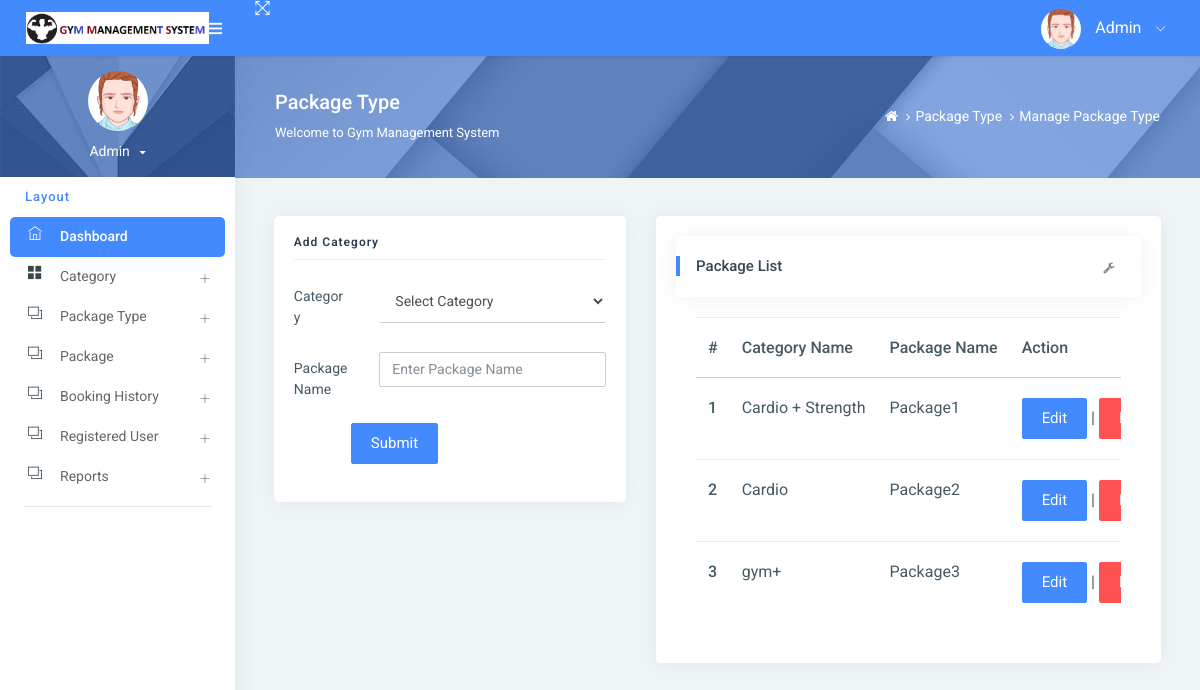
/managePackageType/ (signed in), run on the app's committed database.
### gym/models.py (models this page shows, shortened)
class Packagetype(models.Model):
    category = models.ForeignKey(Category, on_delete=models.CASCADE, null=True)
    packagename = models.CharField(max_length=200, null=True)
    creationdate = models.DateTimeField(auto_now_add=True)

class Category(models.Model):
    categoryname = models.CharField(max_length=200, null=True)
    status = models.CharField(max_length=300, null=True)
    creationdate = models.DateTimeField(auto_now_add=True)

### gym/views.py (the view)
# urls.py: path('managePackageType/', managePackageType, name='managePackageType'),
def managePackageType(request):
    if not request.user.is_authenticated:
        return redirect('admin_login')
    package = Packagetype.objects.all()
    category = Category.objects.all()
    try:
        if request.method == "POST":
            cid = request.POST['category']
            categoryid = Category.objects.get(id=cid)
            packagename = request.POST['packagename']
            try:
                Packagetype.objects.create(
                    category=categoryid, packagename=packagename)
                error = "no"
            except:
                error = "yes"
    except:
        pass
    return render(request, 'admin/managePackageType.html', locals())

### gym/templates/admin/managePackageType.html (shortened to what this page needs)
{% extends 'admin_base.html' %}
{% load static %}
{% block main %}
<div class="page-header">
    <div class="page-block">
        <div class="row align-items-center">
            <div class="col-md-8">
                <div class="page-header-title">
                    <h5 class="m-b-10">Package Type</h5>
                    <p class="m-b-0">Welcome to Gym Management System</p>
                </div>
            </div>
            <div class="col-md-4">
                <ul class="breadcrumb-title">
                    <li class="breadcrumb-item">
                        <a href="{% url 'admin_home' %}"> <i class="fa fa-home"></i> </a>
                    </li>
                    <li class="breadcrumb-item"><a href="">Package Type</a>
                    </li>
                    <li class="breadcrumb-item"><a href="">Manage Package Type</a>
                    </li>
                </ul>
            </div>
        </div>
    </div>
</div>
<div class="pcoded-inner-content">
    <div class="main-body">
        <div class="page-wrapper">
            <div class="page-body">
                <div class="row">
                    <div class="col-sm-5">
                        <div class="card">
                            <div class="card-block">
                                <h4 class="sub-title">Add Category</h4>
                                <form method="post">
                                    <div class="form-group row">
                                        <label class="col-sm-3 col-form-label">Category</label>
                                        <div class="col-sm-9">
                                            <select name="category" class="form-control" required>
                                                <option value="">Select Category</option>
                                            </select>
                                        </div>
                                    </div>
                                    <div class="form-group row">
                                        <label class="col-sm-3 col-form-label">Package Name</label>
                                        <div class="col-sm-9">
                                            <input type="text" name="packagename" placeholder="Enter Package Name"
                                                   class="form-control" required>
                                        </div>
                                    </div>
                                    <div class="form-group row">
                                        <label class="col-sm-2 col-form-label"></label>
                                        <div class="col-sm-10">
                                            <input type="submit" class="btn btn-primary" value="Submit">
                                        </div>
                                    </div>
                                </form>
                            </div>
                        </div>
                    </div>
                    <div class="col-md-7">
                        <div class="card">
                            <div class="card-block">
                                <div class="card-header">
                                    <h5>Package List</h5>
                                    <div class="card-header-right">
                                        <ul class="list-unstyled card-option">
                                            <li><i class="fa fa fa-wrench open-card-option"></i></li>
                                        </ul>
                                    </div>
                                </div>
                                <div class="card-block table-border-style">
                                    <div class="table-responsive">
                                        <table class="table">
                                            <thead>
                                            <tr>
                                                <th>#</th>
                                                <th>Category Name</th>
                                                <th>Package Name</th>
                                                <th>Action</th>
                                            </tr>
                                            </thead>
                                            <tbody>
                                            {% for i in package %}
                                            <tr>
                                                <th scope="row">{{forloop.counter}}</th>
                                                <td>{{i.category.categoryname}}</td>
                                                <td>{{i.packagename}}</td>
                                                <td><a href="{% url 'editPackageType' i.id %}"
                                                       class="btn btn-primary">Edit</a> |
                                                    <a href="{% url 'deletePackageType' i.id %}"
                                                       onclick="return confirm('Are you sure to Delete')"
                                                       class="btn btn-danger">Delete</a></td>
                                            </tr>
                                            {% endfor %}
                                            </tbody>
                                        </table>
                                    </div>
                                </div>
                            </div>
                        </div>
                    </div>
                </div>
            </div>
        </div>
    </div>
</div>
{% endblock %}

### data on the page
Packagetype: category.categoryname "Cardio + Strength", packagename "Package1"
Packagetype: category.categoryname "Cardio", packagename "Package2"
Packagetype: category.categoryname "gym+", packagename "Package3"
